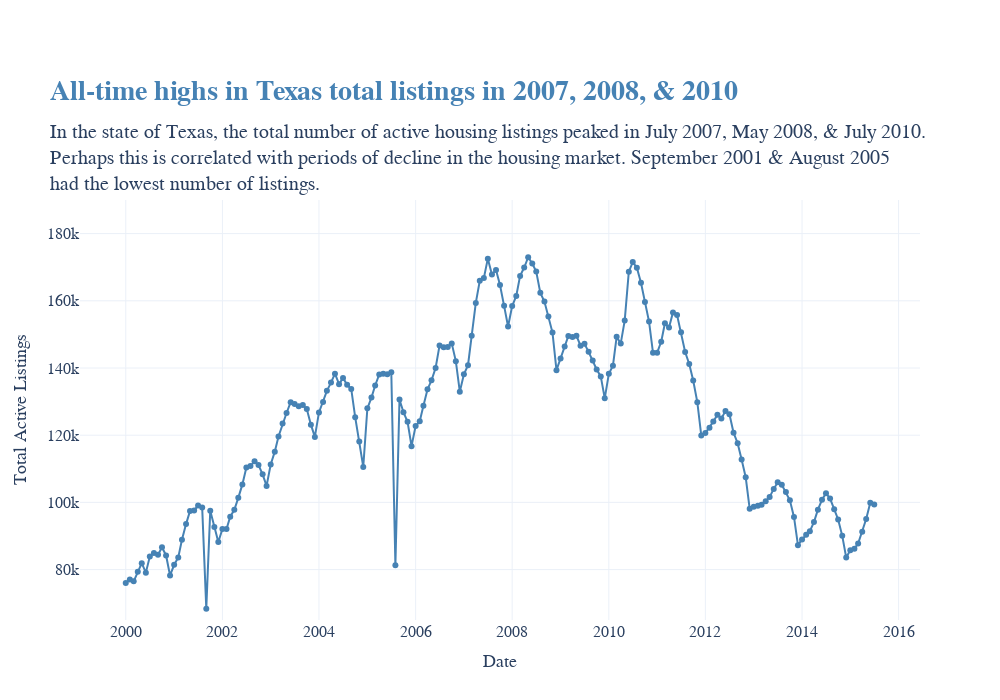

Notebook cell for this chart:
### Code cell
fig = px.line(
    df_ex1,
    x = 'Date',
    y = 'Total Active Listings',
    template = 'plotly_white',
    width = 1000,
    height = 700,
    color_discrete_sequence=['steelblue'],

    # Render the markers on the lineplot
    markers=True,

    # Alter the axis ranges
    range_y = [65000, 190000],

    # Titles
    title = '<b>All-time highs in Texas total listings in 2007, 2008, & 2010</b>',
    subtitle = 'In the state of Texas, the total number of active housing listings peaked in July 2007, May 2008, & July 2010.<br>Perhaps this is correlated with periods of decline in the housing market. September 2001 & August 2005<br>had the lowest number of listings.'
)
fig.update_layout(
    font_family = 'Gill Sans',
    title_font_family = 'Copperplate',
    title_font_size = 28,
    margin = {'t': 200},
    # Axis title font size
    yaxis_title_font_size = 18,
    xaxis_title_font_size = 18,
    # Axis tick font size
    yaxis_tickfont_size = 16,
    xaxis_tickfont_size = 16,
    # Title font color
    title_font_color = 'steelblue'
)

### Figure 1 — Plotly figure (JSON) as saved in the notebook; plotly's stock layout.template omitted (floating-point values rounded to 4 significant figures; data arrays with more than 128 entries replaced by an {"elided": "..."} marker saying what was removed)
{"data": [{"hovertemplate": "Date=%{x}<br>Total Active Listings=%{y}<extra></extra>", "legendgroup": "", "line": {"color": "steelblue", "dash": "solid"}, "marker": {"symbol": "circle"}, "mode": "lines+markers", "name": "", "orientation": "v", "showlegend": false, "type": "scatter", "x": {"elided": "187 str values"}, "xaxis": "x", "y": {"elided": "187 float values"}, "yaxis": "y"}], "layout": {"font": {"family": "Gill Sans"}, "height": 700, "legend": {"tracegroupgap": 0}, "margin": {"t": 200}, "title": {"font": {"color": "steelblue", "family": "Copperplate", "size": 28}, "subtitle": {"text": "In the state of Texas, the total number of active housing listings peaked in July 2007, May 2008, & July 2010.<br>Perhaps this is correlated with periods of decline in the housing market. September 2001 & August 2005<br>had the lowest number of listings."}, "text": "<b>All-time highs in Texas total listings in 2007, 2008, & 2010</b>"}, "width": 1000, "xaxis": {"anchor": "y", "domain": [0, 1], "tickfont": {"size": 16}, "title": {"font": {"size": 18}, "text": "Date"}}, "yaxis": {"anchor": "x", "domain": [0, 1], "range": [65000, 190000], "tickfont": {"size": 16}, "title": {"font": {"size": 18}, "text": "Total Active Listings"}}}}
